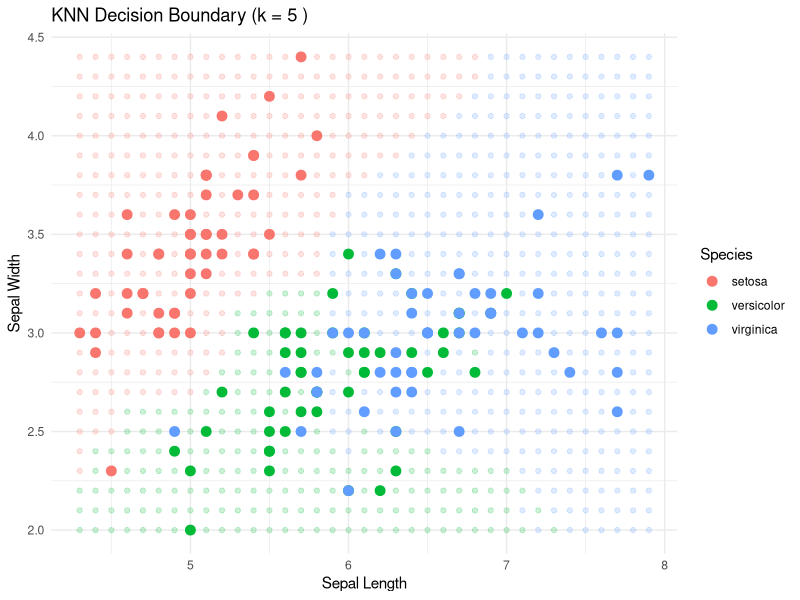
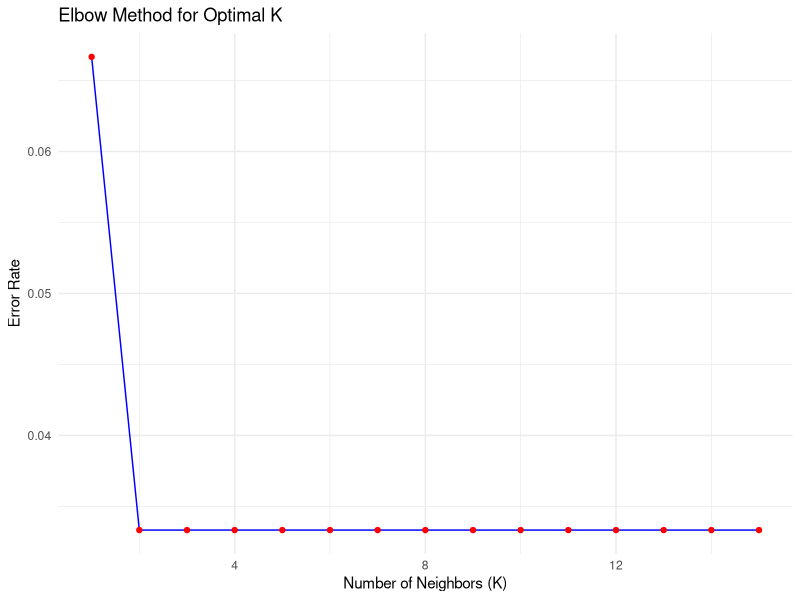

These figures' R source, in order:
# Load required packages
library(class)     # For KNN
library(ggplot2)   # For visualization
library(caret)     # For dataset splitting
library(dplyr)     # For data manipulation
library(ggplot2)   # For visualization
library(cowplot)   # For arranging multiple plots

# Load Iris dataset
data(iris)

# Normalize function (scaling features)
normalize <- function(x) {
  return((x - min(x)) / (max(x) - min(x)))
}

# Apply normalization to the first four columns (features)
iris_norm <- as.data.frame(lapply(iris[,1:4], normalize))

# Add the Species column back
iris_norm$Species <- iris$Species

# Split into train and test sets (80% train, 20% test)
set.seed(123)
train_index <- sample(1:nrow(iris), 0.8 * nrow(iris))
train_data <- iris_norm[train_index, ]
test_data  <- iris_norm[-train_index, ]

# Separate features and labels
train_x <- train_data[,1:4]
train_y <- train_data$Species
test_x  <- test_data[,1:4]
test_y  <- test_data$Species


# Train KNN model with K=5
knn_pred <- knn(train = train_x, test = test_x, cl = train_y, k = 5)

# Evaluate model accuracy
accuracy <- mean(knn_pred == test_y)
print(paste("Model Accuracy:", round(accuracy * 100, 2), "%"))








# Create a grid for plotting decision boundary
plot_knn <- function(k_value) {
  # Generate a grid of values
  x_range <- seq(min(iris$Sepal.Length), max(iris$Sepal.Length), by = 0.1)
  y_range <- seq(min(iris$Sepal.Width), max(iris$Sepal.Width), by = 0.1)
  
  grid <- expand.grid(Sepal.Length = x_range, Sepal.Width = y_range)
  
  # Normalize grid data
  grid_norm <- as.data.frame(lapply(grid, normalize))
  
  # Predict class for each grid point
  grid_pred <- knn(train_x[, 1:2], grid_norm, train_y, k = k_value)
  
  # Convert prediction to dataframe
  grid$Species <- as.factor(grid_pred)
  
  # Plot decision boundary
  ggplot() +
    geom_point(data = grid, aes(x = Sepal.Length, y = Sepal.Width, color = Species), alpha = 0.2) +
    geom_point(data = iris, aes(x = Sepal.Length, y = Sepal.Width, color = Species), size = 3) +
    labs(title = paste("KNN Decision Boundary (k =", k_value, ")"),
         x = "Sepal Length", y = "Sepal Width") +
    theme_minimal()
}

# Visualize for K = 5
plot_knn(5)



# Finding the best K using error rate
error_rate <- numeric(15)

for (k in 1:15) {
  pred_k <- knn(train_x, test_x, train_y, k)
  error_rate[k] <- mean(pred_k != test_y)
}

# Plot error rate vs. K
ggplot(data.frame(K = 1:15, Error = error_rate), aes(x = K, y = Error)) +
  geom_line(color = "blue") +
  geom_point(color = "red") +
  labs(title = "Elbow Method for Optimal K", x = "Number of Neighbors (K)", y = "Error Rate") +
  theme_minimal()




